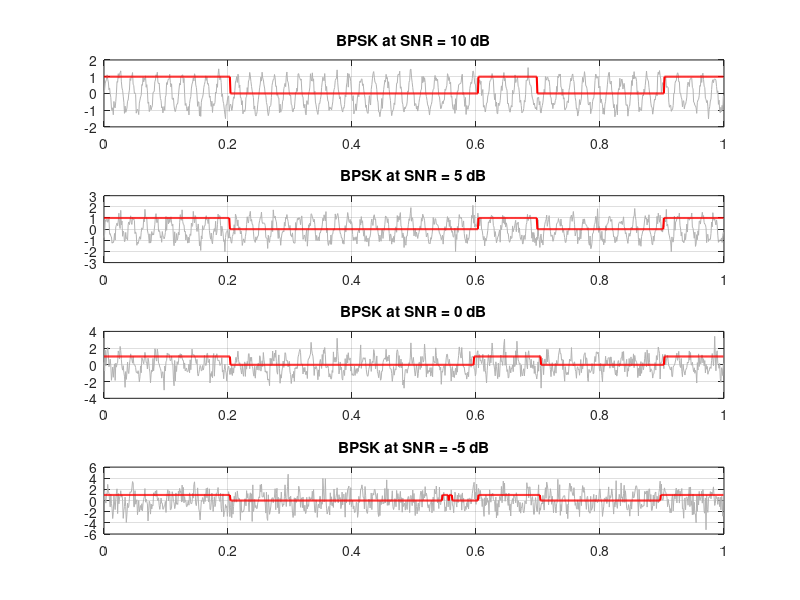

This chart was generated by the following MATLAB code:
% === EXPERIMENTAL PARAMETERS ===
fs = 1000;                      % Sampling frequency in Hz
t = 0:1/fs:1-1/fs;              % Time vector
f_c = 50;                       % [MODIFY] Carrier frequency in Hz
SNR_values = [10, 5, 0, -5];    % [MODIFY] Array of SNR values to test
mod_scheme = 'BPSK';             % [MODIFY] Choose 'ASK' or 'BPSK'
% ===============================

% 1. Generate Binary Message Signal
bits = randi([0 1], 1, 10); 
message_signal = repelem(bits, fs/10); 
carrier = sin(2*pi*f_c*t);

% 2. Modulation Logic
if strcmp(mod_scheme, 'ASK')
    modulated_signal = message_signal .* carrier;
elseif strcmp(mod_scheme, 'BPSK')
    % Map 0 to -1 and 1 to +1 for phase shifting
    modulated_signal = (2*message_signal - 1) .* carrier;
end

figure('Name', [mod_scheme, ' Performance Analysis']);

for i = 1:length(SNR_values)
    % 3. Add AWGN Noise
    received_signal = awgn(modulated_signal, SNR_values(i), 'measured');
    
    % 4. Demodulation Logic
    if strcmp(mod_scheme, 'ASK')
        % Envelope Detection
        rectified = abs(received_signal);
        demodulated_raw = movmean(rectified, fs/f_c); 
        demodulated_binary = demodulated_raw > 0.3; % Fixed threshold
    elseif strcmp(mod_scheme, 'BPSK')
        % Coherent Detection
        product = received_signal .* carrier;
        demodulated_raw = movmean(product, fs/f_c);
        demodulated_binary = demodulated_raw > 0; % Zero threshold
    end
    
    % 5. Plotting
    subplot(4, 1, i);
    plot(t, received_signal, 'Color', [0.7 0.7 0.7]); hold on;
    plot(t, demodulated_binary, 'r', 'LineWidth', 1.5);
    title([mod_scheme, ' at SNR = ', num2str(SNR_values(i)), ' dB']);
    grid on;
end